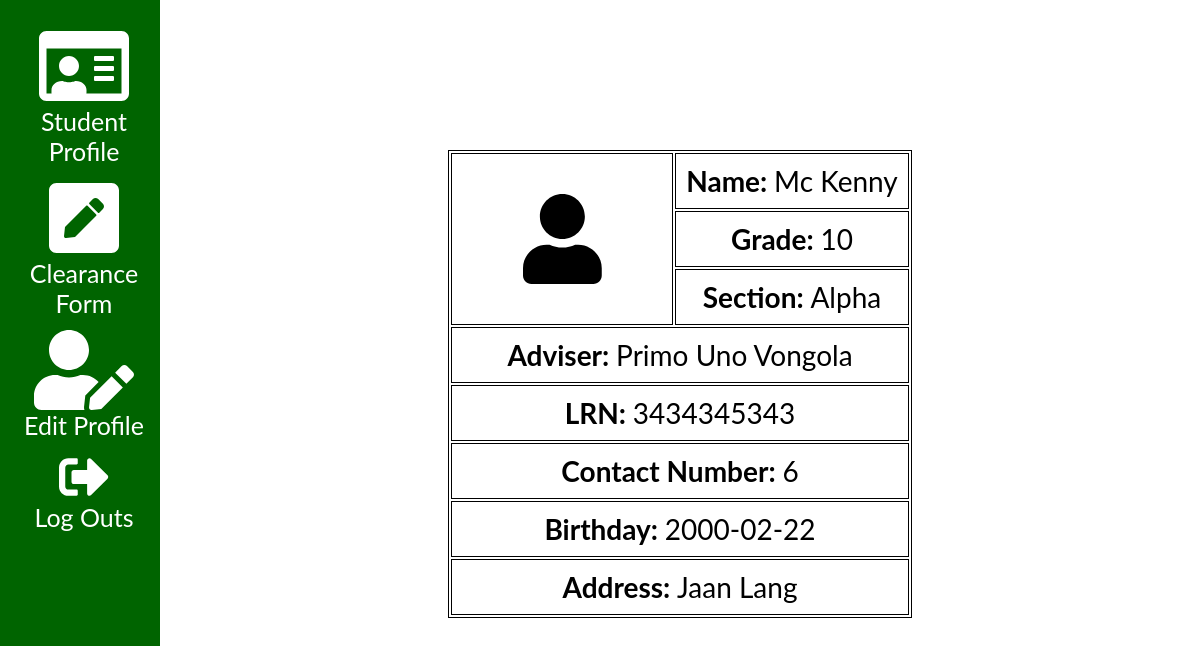
The app's page /studentdashboard.php (signed in), older data.
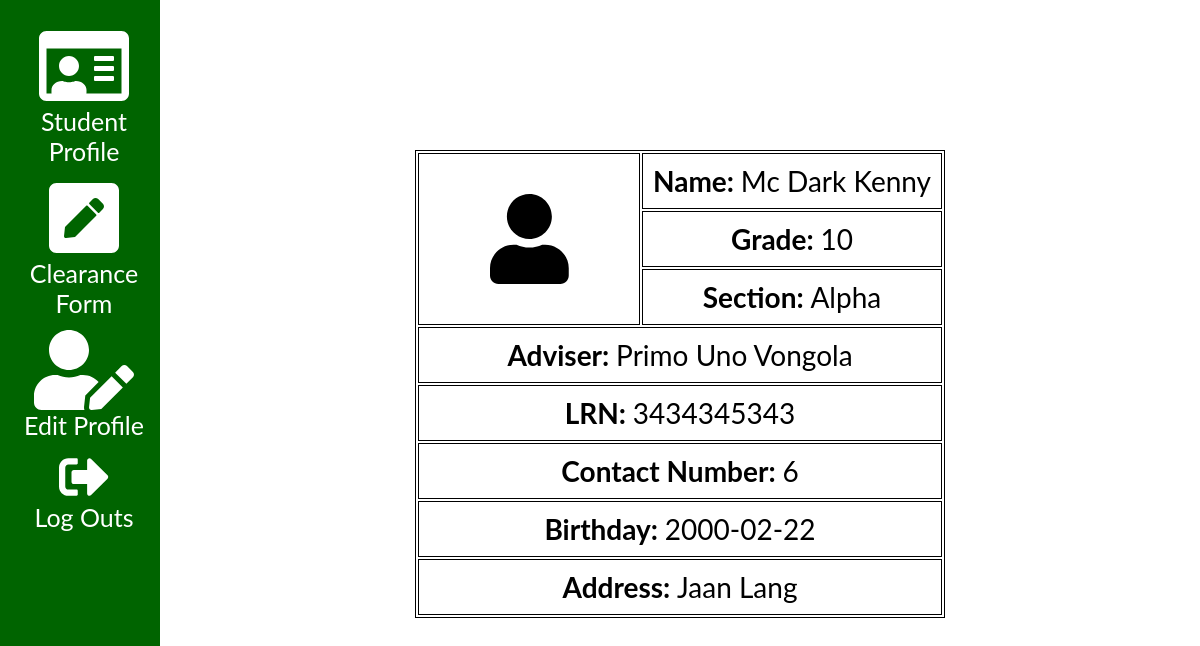
The same page, newer data.
### tables this page shows
CREATE TABLE `student` (
  `student_id` int(11) NOT NULL,
  `first_name` varchar(50) NOT NULL,
  `middle_name` varchar(50) DEFAULT NULL,
  `last_name` varchar(50) NOT NULL,
  `grade` int(2) NOT NULL,
  `section_id` int(11) NOT NULL,
  `lrn` bigint(15) NOT NULL,
  `gender` enum('Male','Female') NOT NULL,
  `contact_number` bigint(15) NOT NULL,
  `birthday` date NOT NULL,
  `address` varchar(50) NOT NULL,
  `username` varchar(50) NOT NULL,
  `password` varchar(50) NOT NULL,
  `status` enum('Pending','Verified') NOT NULL
);

CREATE TABLE `section` (
  `section_id` int(11) NOT NULL,
  `section_name` varchar(50) NOT NULL
);

### studentdashboard.php (the view, shortened to what this page needs)
<?php
$conn = connect();
$current_id = $_SESSION['student_id'];
$profilesql = "SELECT * FROM student a
JOIN section b ON a.section_id = b.section_id
WHERE a.student_id = $current_id";
    $profilequery = mysqli_query($conn, $profilesql);
    $row = mysqli_fetch_assoc($profilequery);
$profilesql1 = "SELECT a.first_name, a.middle_name, a.last_name FROM teacher a
JOIN lesson_plan b ON a.teacher_id = b.teacher_id
JOIN student c ON b.advisory_section_id = c.section_id
JOIN section d ON c.section_id = d.section_id
WHERE c.student_id = $current_id
GROUP BY a.teacher_id";
    $profilequery1 = mysqli_query($conn, $profilesql1);
$row1 = mysqli_fetch_assoc($profilequery1);
?>
<!DOCTYPE html>
<html>
<head>
<link rel="stylesheet" href="resources/css/main.css">
</head>
<body>
<?php include "resources/plugins/studentsidenav.php" ?>
    <div class="main">
        <table class="table-profile">
            <tr>
                <td rowspan = "3" style="width: 200px;"><center><i class="fa fa-user" aria-hidden="true" style="font-size:90px"></i></center></td>
                <td><b>Name: </b><?php echo $row['first_name'] . ' ' . $row['middle_name'] . ' ' . $row['last_name']?></td>
            </tr>
            <tr>
                <td><b>Grade: </b><?php echo $row['grade']?></td>
            </tr>
            <tr>
                <td><b>Section: </b><?php echo $row['section_name']?></td>
            </tr>
            <tr>
                <td colspan="2"><b>Adviser: </b><?php echo $row1['first_name'] . ' ' . $row1['middle_name'] . ' ' . $row1['last_name']?></td>
            </tr>
            <tr>
                <td colspan="2"><b>LRN: </b><?php echo $row['lrn']?></td>
            </tr>
            <tr>
                <td colspan="2"><b>Contact Number: </b><?php echo $row['contact_number']?></td>
            </tr>
            <tr>
                <td colspan="2"><b>Birthday: </b> <?php echo $row['birthday']?></td>
            </tr>
            <tr>
                <td colspan="2"><b>Address: </b><?php echo $row['address']?></td>
            </tr>
        </table>
  </div>
</body>
</html>

Row changes from the older to the newer data that the page shows:
changed student "Mc": middle_name (not shown) → "Dark"
